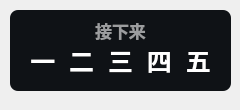
<?xml version="1.0" encoding="UTF-8"?>
<ui version="4.0">
 <class>Theme</class>
 <widget class="QWidget" name="Form">
  <property name="geometry">
   <rect>
    <x>0</x>
    <y>0</y>
    <width>240</width>
    <height>110</height>
   </rect>
  </property>
  <property name="minimumSize">
   <size>
    <width>0</width>
    <height>100</height>
   </size>
  </property>
  <property name="maximumSize">
   <size>
    <width>16777215</width>
    <height>65536</height>
   </size>
  </property>
  <property name="windowTitle">
   <string>更多活动</string>
  </property>
  <widget class="QLabel" name="next_subtitle">
   <property name="geometry">
    <rect>
     <x>20</x>
     <y>10</y>
     <width>201</width>
     <height>41</height>
    </rect>
   </property>
   <property name="font">
    <font>
     <family>Microsoft YaHei UI</family>
     <pointsize>13</pointsize>
     <weight>75</weight>
     <bold>true</bold>
    </font>
   </property>
   <property name="styleSheet">
    <string notr="true">color: rgba(255, 255, 255, 150);
font-weight: bold;</string>
   </property>
   <property name="text">
    <string>接下来</string>
   </property>
   <property name="textFormat">
    <enum>Qt::PlainText</enum>
   </property>
   <property name="alignment">
    <set>Qt::AlignCenter</set>
   </property>
  </widget>
  <widget class="QLabel" name="next_lesson_text">
   <property name="geometry">
    <rect>
     <x>20</x>
     <y>30</y>
     <width>201</width>
     <height>61</height>
    </rect>
   </property>
   <property name="font">
    <font>
     <family>Microsoft YaHei UI</family>
     <pointsize>19</pointsize>
     <weight>75</weight>
     <bold>true</bold>
    </font>
   </property>
   <property name="styleSheet">
    <string notr="true">border: none;
color: rgba(255, 255, 255, 255);
font-weight: bold</string>
   </property>
   <property name="text">
    <string>一  二  三  四  五</string>
   </property>
   <property name="textFormat">
    <enum>Qt::PlainText</enum>
   </property>
   <property name="alignment">
    <set>Qt::AlignCenter</set>
   </property>
  </widget>
  <widget class="QLabel" name="backgnd">
   <property name="geometry">
    <rect>
     <x>10</x>
     <y>10</y>
     <width>221</width>
     <height>81</height>
    </rect>
   </property>
   <property name="styleSheet">
    <string notr="true">background-color: rgba(15, 18, 22, 255);
border-radius: 8px
</string>
   </property>
   <property name="text">
    <string/>
   </property>
  </widget>
  <zorder>backgnd</zorder>
  <zorder>next_subtitle</zorder>
  <zorder>next_lesson_text</zorder>
 </widget>
 <resources/>
 <connections/>
</ui>
